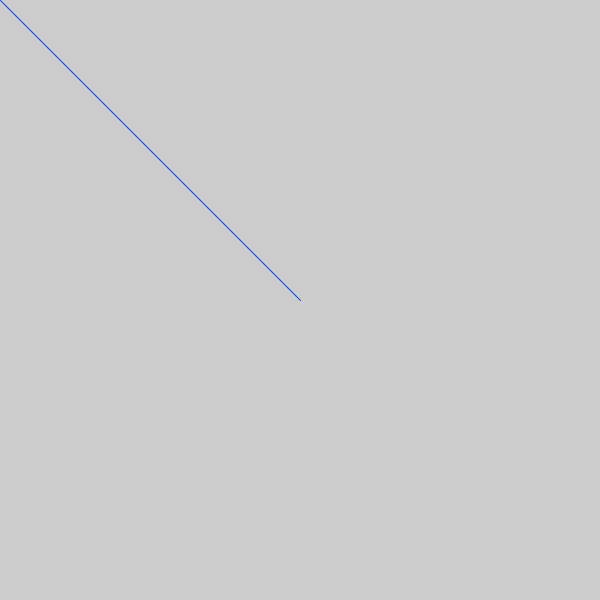
Frame 1 (no input)
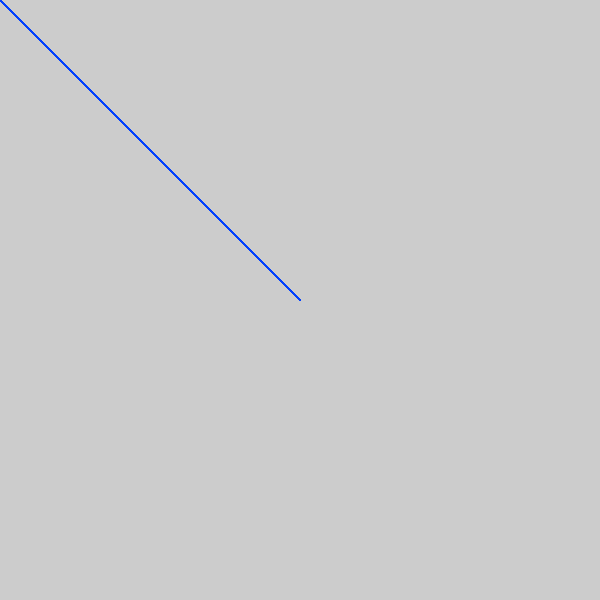
Frame 60 (the mouse pressed at the canvas centre just before this capture)
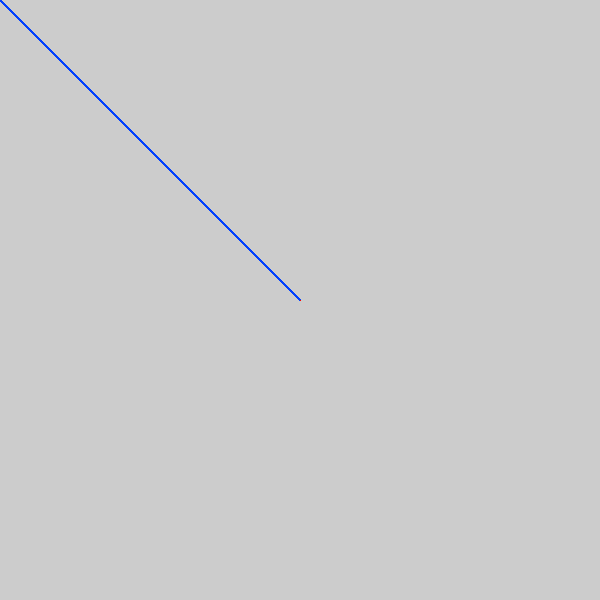
Frame 120 (the mouse held since frame 60 and released just before this capture)

The Processing sketch that drew these frames (run headless with seeded random() and noise(); from frame 60 on, the mouse is pressed at the canvas centre):

// Processing sketch: Desenha_cor_do_angulo
// ── Desenha_cor_do_angulo.pde
float tg,x,y,ang;
int xO,yO;

void setup(){
  size(600,600);
  textSize(14);
  colorMode(HSB,360,100,100);
  xO = 300;
  yO = 300;
}

void draw(){
  mostraTan();
}

void mostraTan(){
  //background(126);
  x = mouseX-xO;
  y = mouseY-yO;
  ang = atan2(y,x);
  if (y<0)
    ang+=TWO_PI;
  //text(degrees(ang),mouseX, mouseY);
  stroke(degrees(ang),100,100);
  line(xO,yO,mouseX,mouseY);
}
